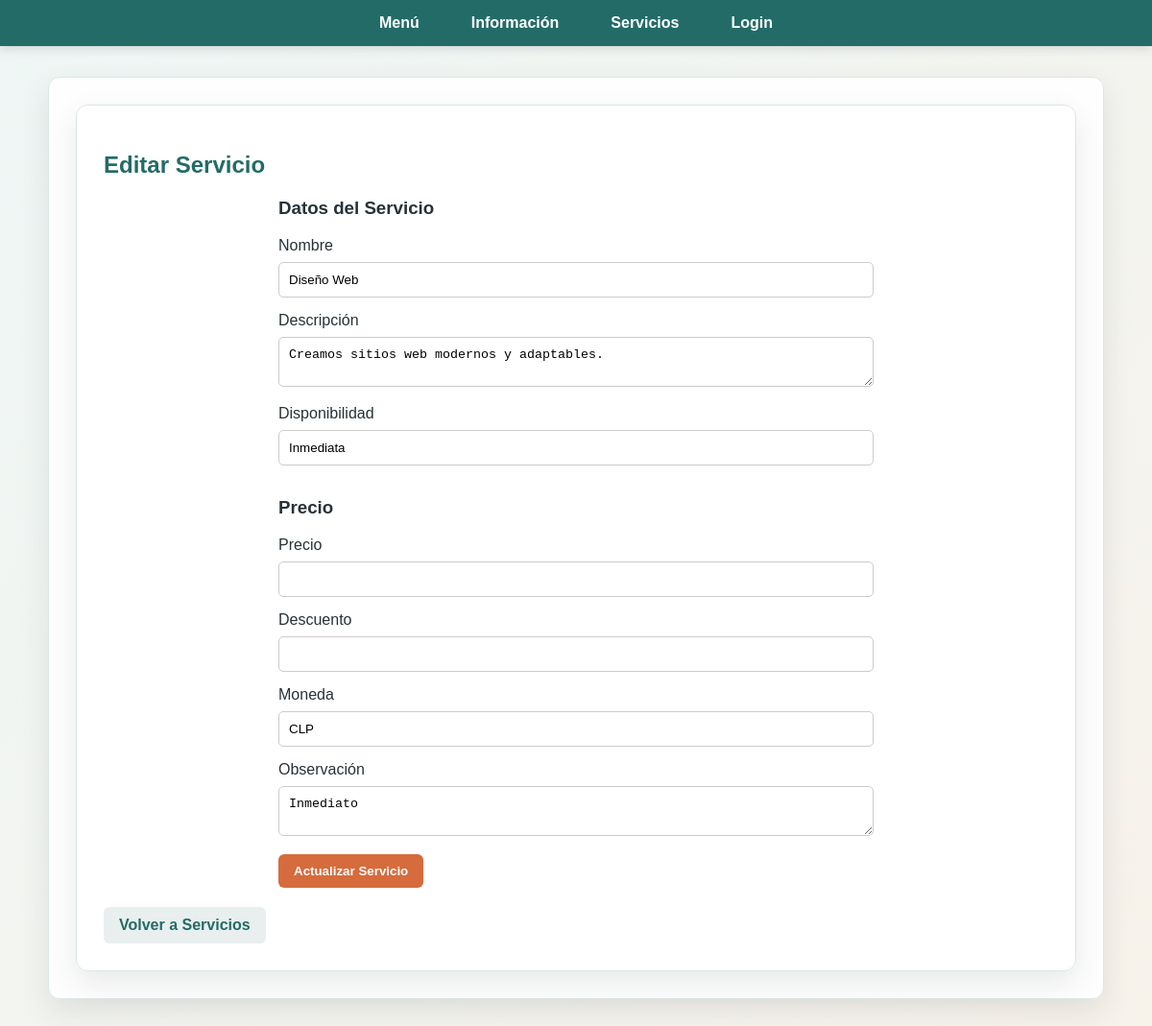
Page /servicios/editar/1/ on the committed database.
### serviciosApp/models.py (models this page shows, shortened)
class Servicio(models.Model):
    nombre = models.CharField(max_length=100)
    descripcion = models.TextField()
    disponibilidad = models.CharField(max_length=50)

class PrecioServicio(models.Model):
    servicio = models.OneToOneField(
        Servicio,
        on_delete=models.CASCADE
    )
    precio = models.DecimalField(
        max_digits=10,
        decimal_places=2
    )
    descuento = models.DecimalField(
        max_digits=5,
        decimal_places=2,
        default=0
    )
    moneda = models.CharField(
        max_length=10,
        default="CLP"
    )
    observacion = models.CharField(
        max_length=200,
        blank=True
    )

### serviciosApp/views.py (the view, shortened to what this page needs)
# urls.py: path('editar/<int:id>/', views.editar_servicio),
def editar_servicio(request, id):
    servicio = get_object_or_404(Servicio, id = id)
    precio, created = PrecioServicio.objects.get_or_create(
        servicio = servicio,
        defaults = {
            'precio': 0,
            'descuento': 0,
            'moneda': 'CLP',
            'observacion': ''
        }
    )
    return render(request, 'serviciosApp/editar.html', {
        'servicio': servicio,
        'precio': precio
    })

### templates/serviciosApp/editar.html (shortened to what this page needs)
{% load static %}
<!DOCTYPE html>
<html lang="en">
<head>
    <link rel="stylesheet" href="{% static 'CSS/estilo.css' %}">
</head>
<body>
    <nav class="nav">
        <a href="/">Menú</a>
        <a href="/informacion/">Información</a>
        <a href="/servicios/">Servicios</a>
        <a href="/servicios/login/">Login</a>
    </nav>
    <div class="page-shell">
    <div class="container card">
        <div class="card">
            <h2>Editar Servicio</h2>
            <form method="POST">
                <h3>Datos del Servicio</h3>
                <label>Nombre</label>
                <input type="text" name="nombre" value="{{ servicio.nombre }}">
                <label>Descripción</label>
                <textarea name="descripcion">{{ servicio.descripcion }}</textarea>
                <label>Disponibilidad</label>
                <input type="text" name="disponibilidad" value="{{ servicio.disponibilidad }}">
                <h3>Precio</h3>
                <label>Precio</label>
                <input type="number" name="precio" value="{{ precio.precio }}">
                <label>Descuento</label>
                <input type="number" name="descuento" value="{{ precio.descuento }}">
                <label>Moneda</label>
                <input type="text" name="moneda" value="{{ precio.moneda }}">
                <label>Observación</label>
                <textarea name="observacion">{{ precio.observacion }}</textarea>
                <button type="submit">Actualizar Servicio</button>
            </form>
            <a class="back" href="/servicios/">Volver a Servicios</a>
        </div>
    </div>
    </div>
</body>
</html>

### static/CSS/estilo.css (style rules this page uses)
body { margin: 0; padding: 0; font-family: "Trebuchet MS", Arial, sans-serif; background: linear-gradient(135deg, #eef6f5 0%, #f7f2ea 100%); color: #263238; min-height: 100vh; }
.page-shell { width: min(1100px, calc(100% - 32px)); margin: 0 auto; padding: 32px 0 48px; }
.container, .card { background: rgba(255, 255, 255, 0.94); border: 1px solid #dce7e5; border-radius: 12px; box-shadow: 0 12px 30px rgba(38, 50, 56, 0.1); }
.container { padding: 32px; }
.card { padding: 28px; }
h2 { color: #236b67; }
nav { background-color: #236b67; padding: 15px; text-align: center; }
nav a { color: white; text-decoration: none; margin: 0 15px; font-weight: bold; }
.nav { display: flex; justify-content: center; flex-wrap: wrap; gap: 8px 24px; box-shadow: 0 3px 10px rgba(38, 50, 56, 0.15); }
form { max-width: 500px; margin: 20px auto; }
input, select, textarea { width: 100%; padding: 10px; margin: 8px 0 15px; border: 1px solid #ccc; border-radius: 5px; box-sizing: border-box; }
form { max-width: 620px; }
button, .btn, .button, .back, .btn-edit, .btn-delete { display: inline-block; padding: 10px 16px; border: 0; border-radius: 6px; background: #d66b3d; color: white; font-weight: bold; text-decoration: none; cursor: pointer; }
.back, .btn-back { background: #e9efee; color: #236b67; }

### rows in the picture
Servicio: nombre "Diseño Web", descripcion "Creamos sitios web modernos y adaptables.", disponibilidad "Inmediata"
PrecioServicio: moneda "CLP", observacion "Inmediato"
